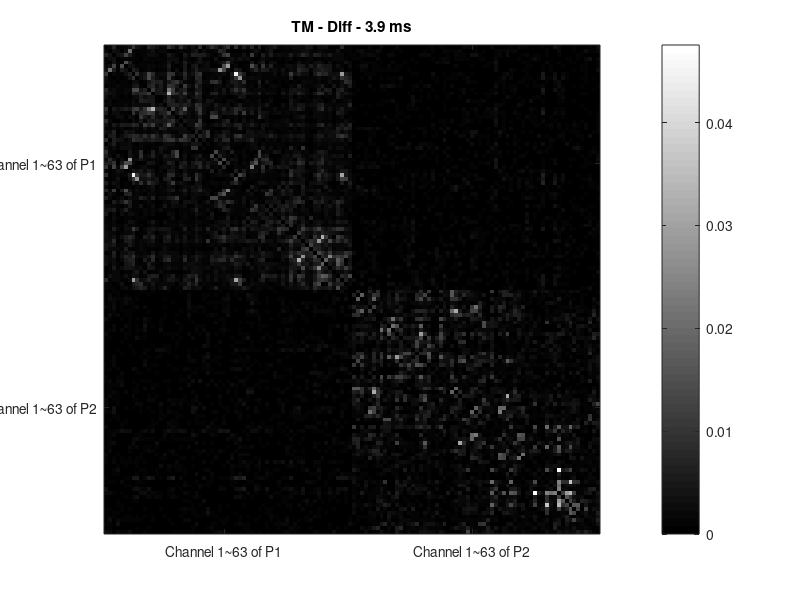
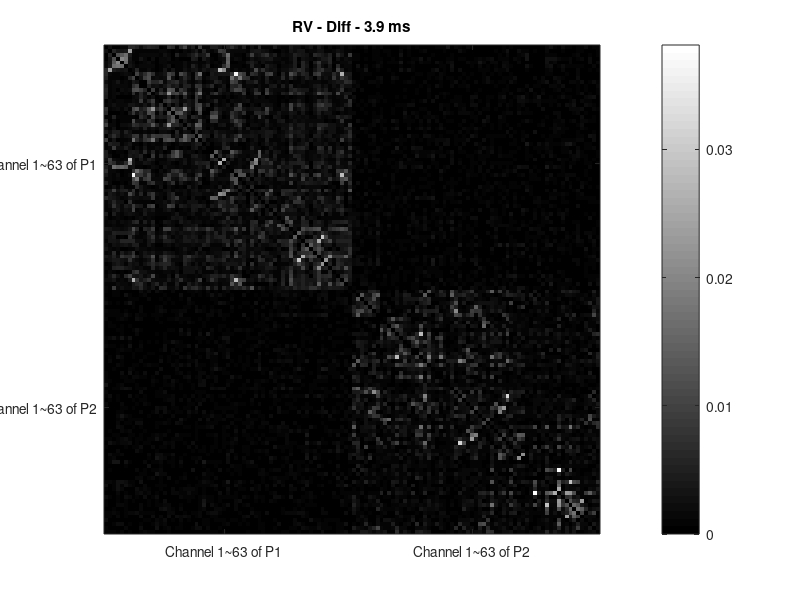
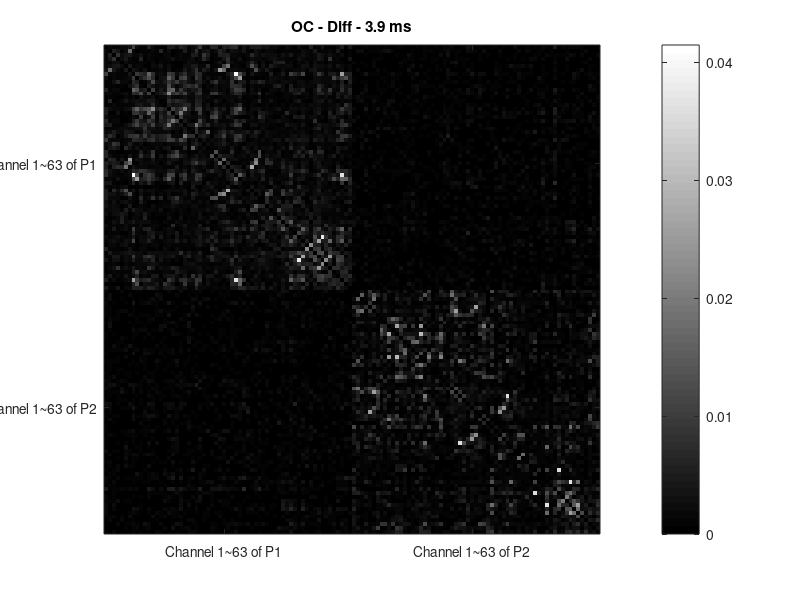
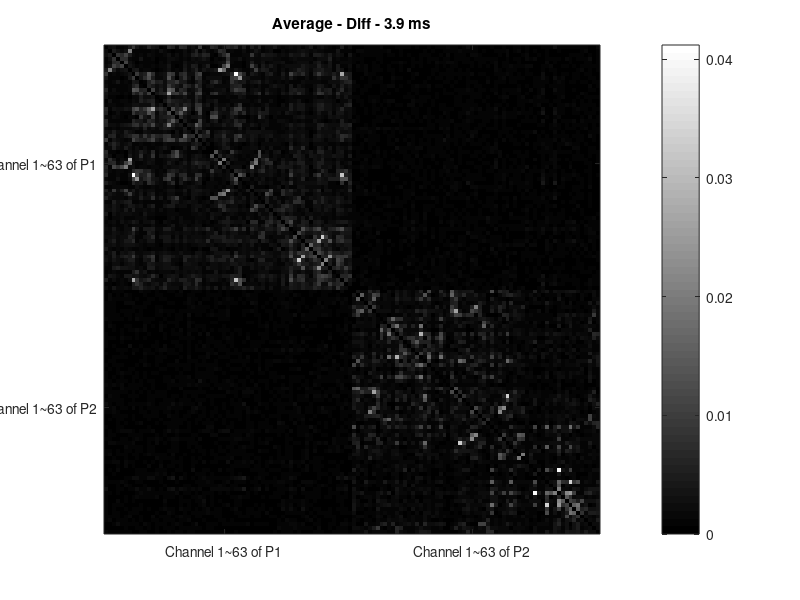

Source code (MATLAB) for these figures, in order:
%source localized data
%TM
tm_tri = zeros(126,126);
p1_tm = load('p1_phi_TM.mat');
p2_tm = load('p2_phi_TM.mat');
cross_tm = load('cross_phi_TM.mat');
p1_tm_phi = p1_tm.phi;
p2_tm_phi = p2_tm.phi;
cross_tm_phi = cross_tm.phi;
tm_tri(1:63,1:63) = p1_tm_phi;
tm_tri(1:63,64:126) = cross_tm_phi;
tm_tri(64:126,64:126) = p2_tm_phi;
for i = 2:126
    for j = 1:i-1
        tm_tri(i,j) = tm_tri(j,i);
    end
end
figure(1);imagesc(tm_tri);colormap(gray);colorbar;
set(gca,'xtick',[31,94]);set(gca,'ytick',[31,94])
set(gca,'xticklabel',{'Channel 1~63 of P1','Channel 1~63 of P2'});set(gca,'yticklabel',{'Channel 1~63 of P1','Channel 1~63 of P2'});
title('TM - Diff - 3.9 ms')
saveas(1,'TM.jpg')
%RV
rv_tri = zeros(126,126);
p1_rv = load('p1_phi_RV.mat');
p2_rv = load('p2_phi_RV.mat');
cross_rv = load('cross_phi_RV.mat');
p1_rv_phi = p1_rv.phi;
p2_rv_phi = p2_rv.phi;
cross_rv_phi = cross_rv.phi;
rv_tri(1:63,1:63) = p1_rv_phi;
rv_tri(1:63,64:126) = cross_rv_phi;
rv_tri(64:126,64:126) = p2_rv_phi;
for i = 2:126
    for j = 1:i-1
        rv_tri(i,j) = rv_tri(j,i);
    end
end
figure(2);imagesc(rv_tri);colormap(gray);colorbar;
set(gca,'xtick',[31,94]);set(gca,'ytick',[31,94])
set(gca,'xticklabel',{'Channel 1~63 of P1','Channel 1~63 of P2'});set(gca,'yticklabel',{'Channel 1~63 of P1','Channel 1~63 of P2'});
title('RV - Diff - 3.9 ms')
saveas(2,'RV.jpg')
%OC
oc_tri = zeros(126,126);
p1_oc = load('p1_phi_OC.mat');
p2_oc = load('p2_phi_OC.mat');
cross_oc = load('cross_phi_OC.mat');
p1_oc_phi = p1_oc.phi;
p2_oc_phi = p2_oc.phi;
cross_oc_phi = cross_oc.phi;
oc_tri(1:63,1:63) = p1_oc_phi;
oc_tri(1:63,64:126) = cross_oc_phi;
oc_tri(64:126,64:126) = p2_oc_phi;
for i = 2:126
    for j = 1:i-1
        oc_tri(i,j) = oc_tri(j,i);
    end
end
figure(3);imagesc(oc_tri);colormap(gray);colorbar;
set(gca,'xtick',[31,94]);set(gca,'ytick',[31,94])
set(gca,'xticklabel',{'Channel 1~63 of P1','Channel 1~63 of P2'});set(gca,'yticklabel',{'Channel 1~63 of P1','Channel 1~63 of P2'});
title('OC - Diff - 3.9 ms')
saveas(3,'OC.jpg')
%Average
ave_tri = (tm_tri+rv_tri+oc_tri)/3;
figure(4);imagesc(ave_tri);colormap(gray);colorbar;
set(gca,'xtick',[31,94]);set(gca,'ytick',[31,94])
set(gca,'xticklabel',{'Channel 1~63 of P1','Channel 1~63 of P2'});set(gca,'yticklabel',{'Channel 1~63 of P1','Channel 1~63 of P2'});
title('Average - Diff - 3.9 ms')
saveas(4,'Average.jpg')

save('brch-diff-tm-170815.mat','tm_tri');
save('brch-diff-rv-170815.mat','rv_tri');
save('brch-diff-oc-170815.mat','oc_tri');
save('brch-diff-ave-170815.mat','ave_tri')